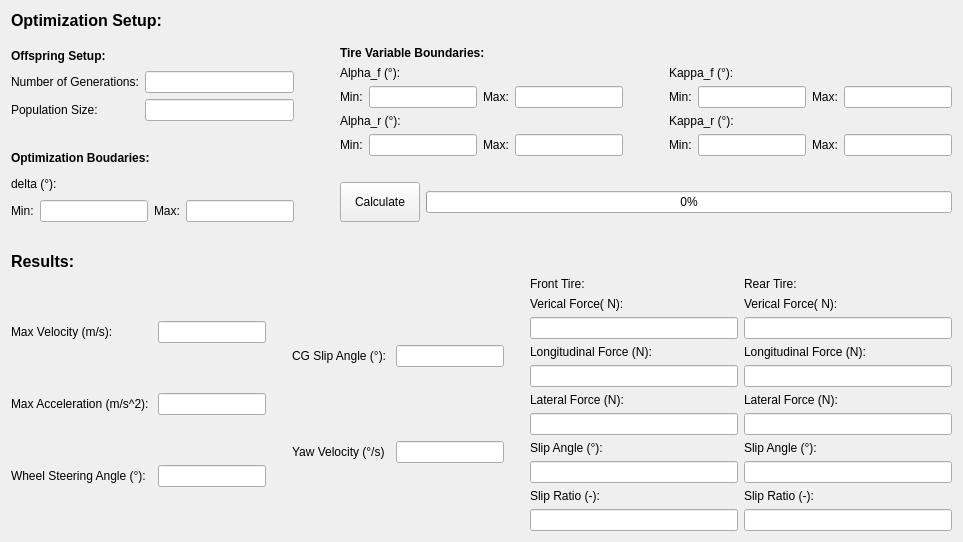
      <widget class="QWidget" name="tab_OptimizationSetup">
       <attribute name="title">
        <string>Optimization Setup</string>
       </attribute>
       <layout class="QVBoxLayout" name="verticalLayout_21">
        <item>
         <layout class="QVBoxLayout" name="verticalLayout_15">
          <item>
           <widget class="QLabel" name="label2_4">
            <property name="font">
             <font>
              <pointsize>12</pointsize>
              <bold>true</bold>
             </font>
            </property>
            <property name="text">
             <string>Optimization Setup: </string>
            </property>
           </widget>
          </item>
          <item>
           <spacer name="verticalSpacer_14">
            <property name="orientation">
             <enum>Qt::Orientation::Vertical</enum>
            </property>
            <property name="sizeType">
             <enum>QSizePolicy::Policy::Fixed</enum>
            </property>
            <property name="sizeHint" stdset="0">
             <size>
              <width>20</width>
              <height>10</height>
             </size>
            </property>
           </spacer>
          </item>
          <item>
           <layout class="QHBoxLayout" name="horizontalLayout_12">
            <item>
             <layout class="QVBoxLayout" name="verticalLayout_10">
              <item>
               <layout class="QVBoxLayout" name="verticalLayout_5">
                <item>
                 <widget class="QLabel" name="label_43">
                  <property name="font">
                   <font>
                    <pointsize>9</pointsize>
                    <bold>true</bold>
                   </font>
                  </property>
                  <property name="text">
                   <string>Offspring Setup:</string>
                  </property>
                 </widget>
                </item>
                <item>
                 <layout class="QFormLayout" name="formLayout_3">
                  <item row="0" column="0">
                   <widget class="QLabel" name="label_10">
                    <property name="text">
                     <string>Number of Generations:</string>
                    </property>
                   </widget>
                  </item>
                  <item row="0" column="1">
                   <widget class="QLineEdit" name="genNumInput"/>
                  </item>
                  <item row="1" column="0">
                   <widget class="QLabel" name="label_9">
                    <property name="text">
                     <string>Population Size:</string>
                    </property>
                   </widget>
                  </item>
                  <item row="1" column="1">
                   <widget class="QLineEdit" name="PopSizeInput"/>
                  </item>
                 </layout>
                </item>
               </layout>
              </item>
              <item>
               <spacer name="verticalSpacer_8">
                <property name="orientation">
                 <enum>Qt::Orientation::Vertical</enum>
                </property>
                <property name="sizeType">
                 <enum>QSizePolicy::Policy::Fixed</enum>
                </property>
                <property name="sizeHint" stdset="0">
                 <size>
                  <width>20</width>
                  <height>20</height>
                 </size>
                </property>
               </spacer>
              </item>
              <item>
               <layout class="QVBoxLayout" name="verticalLayout_2">
                <item>
                 <widget class="QLabel" name="label_22">
                  <property name="font">
                   <font>
                    <pointsize>9</pointsize>
                    <bold>true</bold>
                   </font>
                  </property>
                  <property name="text">
                   <string>Optimization Boudaries:</string>
                  </property>
                 </widget>
                </item>
                <item>
                 <widget class="QLabel" name="label_25">
                  <property name="text">
                   <string>delta (°):</string>
                  </property>
                 </widget>
                </item>
                <item>
                 <layout class="QHBoxLayout" name="horizontalLayout_5">
                  <item>
                   <widget class="QLabel" name="label_27">
                    <property name="text">
                     <string>Min:</string>
                    </property>
                   </widget>
                  </item>
                  <item>
                   <widget class="QLineEdit" name="minDeltaInput"/>
                  </item>
                  <item>
                   <widget class="QLabel" name="label_26">
                    <property name="text">
                     <string>Max:</string>
                    </property>
                   </widget>
                  </item>
                  <item>
                   <widget class="QLineEdit" name="maxDeltaInput"/>
                  </item>
                 </layout>
                </item>
               </layout>
              </item>
             </layout>
            </item>
            <item>
             <spacer name="horizontalSpacer_6">
              <property name="orientation">
               <enum>Qt::Orientation::Horizontal</enum>
              </property>
              <property name="sizeHint" stdset="0">
               <size>
                <width>40</width>
                <height>20</height>
               </size>
              </property>
             </spacer>
            </item>
            <item>
             <layout class="QVBoxLayout" name="verticalLayout_4">
              <item>
               <widget class="QLabel" name="label_11">
                <property name="font">
                 <font>
                  <pointsize>9</pointsize>
                  <bold>true</bold>
                 </font>
                </property>
                <property name="text">
                 <string>Tire Variable Boundaries:</string>
                </property>
               </widget>
              </item>
              <item>
               <layout class="QHBoxLayout" name="horizontalLayout_10">
                <item>
                 <layout class="QVBoxLayout" name="verticalLayout">
                  <item>
                   <widget class="QLabel" name="label_12">
                    <property name="text">
                     <string>Alpha_f (°):</string>
                    </property>
                   </widget>
                  </item>
                  <item>
                   <layout class="QHBoxLayout" name="horizontalLayout">
                    <item>
                     <widget class="QLabel" name="label_14">
                      <property name="text">
                       <string>Min:</string>
                      </property>
                     </widget>
                    </item>
                    <item>
                     <widget class="QLineEdit" name="minAlphafInput"/>
                    </item>
                    <item>
                     <widget class="QLabel" name="label_13">
                      <property name="text">
                       <string>Max:</string>
                      </property>
                     </widget>
                    </item>
                    <item>
                     <widget class="QLineEdit" name="maxAlphafInput"/>
                    </item>
                   </layout>
                  </item>
                  <item>
                   <widget class="QLabel" name="label_15">
                    <property name="text">
                     <string>Alpha_r (°):</string>
                    </property>
                   </widget>
                  </item>
                  <item>
                   <layout class="QHBoxLayout" name="horizontalLayout_2">
                    <item>
                     <widget class="QLabel" name="label_17">
                      <property name="text">
                       <string>Min:</string>
                      </property>
                     </widget>
                    </item>
                    <item>
                     <widget class="QLineEdit" name="minAlpharInput"/>
                    </item>
                    <item>
                     <widget class="QLabel" name="label_16">
                      <property name="text">
                       <string>Max:</string>
                      </property>
                     </widget>
                    </item>
                    <item>
                     <widget class="QLineEdit" name="maxAlpharInput"/>
                    </item>
                   </layout>
                  </item>
                 </layout>
                </item>
                <item>
                 <spacer name="horizontalSpacer_5">
                  <property name="orientation">
                   <enum>Qt::Orientation::Horizontal</enum>
                  </property>
                  <property name="sizeHint" stdset="0">
                   <size>
                    <width>40</width>
                    <height>20</height>
                   </size>
                  </property>
                 </spacer>
                </item>
                <item>
                 <layout class="QVBoxLayout" name="verticalLayout_3">
                  <item>
                   <widget class="QLabel" name="label_18">
                    <property name="text">
                     <string>Kappa_f (°):</string>
                    </property>
                   </widget>
                  </item>
                  <item>
                   <layout class="QHBoxLayout" name="horizontalLayout_3">
                    <item>
                     <widget class="QLabel" name="label_21">
                      <property name="text">
                       <string>Min:</string>
                      </property>
                     </widget>
                    </item>
                    <item>
                     <widget class="QLineEdit" name="minKappafInput"/>
                    </item>
                    <item>
                     <widget class="QLabel" name="label_20">
                      <property name="text">
                       <string>Max:</string>
                      </property>
                     </widget>
                    </item>
                    <item>
                     <widget class="QLineEdit" name="maxKappafInput"/>
                    </item>
                   </layout>
                  </item>
                  <item>
                   <widget class="QLabel" name="label_19">
                    <property name="text">
                     <string>Kappa_r (°):</string>
                    </property>
                   </widget>
                  </item>
                  <item>
                   <layout class="QHBoxLayout" name="horizontalLayout_4">
                    <item>
                     <widget class="QLabel" name="label_24">
                      <property name="text">
                       <string>Min:</string>
                      </property>
                     </widget>
                    </item>
                    <item>
                     <widget class="QLineEdit" name="minKapparInput"/>
                    </item>
                    <item>
                     <widget class="QLabel" name="label_23">
                      <property name="text">
                       <string>Max:</string>
                      </property>
                     </widget>
                    </item>
                    <item>
                     <widget class="QLineEdit" name="maxKapparInput"/>
                    </item>
                   </layout>
                  </item>
                 </layout>
                </item>
               </layout>
              </item>
              <item>
               <spacer name="verticalSpacer_7">
                <property name="orientation">
                 <enum>Qt::Orientation::Vertical</enum>
                </property>
                <property name="sizeType">
                 <enum>QSizePolicy::Policy::Fixed</enum>
                </property>
                <property name="sizeHint" stdset="0">
                 <size>
                  <width>20</width>
                  <height>20</height>
                 </size>
                </property>
               </spacer>
              </item>
              <item>
               <layout class="QHBoxLayout" name="horizontalLayout_11">
                <item>
                 <widget class="QPushButton" name="calculateButton">
                  <property name="minimumSize">
                   <size>
                    <width>80</width>
                    <height>40</height>
                   </size>
                  </property>
                  <property name="text">
                   <string>Calculate</string>
                  </property>
                  <property name="iconSize">
                   <size>
                    <width>40</width>
                    <height>40</height>
                   </size>
                  </property>
                 </widget>
                </item>
                <item>
                 <layout class="QVBoxLayout" name="verticalLayout_11">
                  <item>
                   <layout class="QHBoxLayout" name="horizontalLayout_13">
                    <item>
                     <widget class="QProgressBar" name="resultsProgressBar">
                      <property name="value">
                       <number>0</number>
                      </property>
                      <property name="alignment">
                       <set>Qt::AlignmentFlag::AlignCenter</set>
                      </property>
                      <property name="textVisible">
                       <bool>true</bool>
                      </property>
                     </widget>
                    </item>
                   </layout>
                  </item>
                 </layout>
                </item>
               </layout>
              </item>
             </layout>
            </item>
           </layout>
          </item>
         </layout>
        </item>
        <item>
         <widget class="QLabel" name="resultsStatusLabel">
          <property name="sizePolicy">
           <sizepolicy hsizetype="Preferred" vsizetype="Maximum">
            <horstretch>0</horstretch>
            <verstretch>40</verstretch>
           </sizepolicy>
          </property>
          <property name="maximumSize">
           <size>
            <width>16777215</width>
            <height>40</height>
           </size>
          </property>
          <property name="font">
           <font>
            <pointsize>12</pointsize>
           </font>
          </property>
          <property name="text">
           <string/>
          </property>
          <property name="alignment">
           <set>Qt::AlignmentFlag::AlignCenter</set>
          </property>
         </widget>
        </item>
        <item>
         <layout class="QVBoxLayout" name="verticalLayout_14">
          <item>
           <widget class="QLabel" name="label2">
            <property name="font">
             <font>
              <pointsize>12</pointsize>
              <bold>true</bold>
             </font>
            </property>
            <property name="text">
             <string>Results: </string>
            </property>
           </widget>
          </item>
          <item>
           <layout class="QHBoxLayout" name="horizontalLayout_14">
            <item>
             <layout class="QGridLayout" name="gridLayout_2">
              <item row="1" column="1">
               <widget class="QLineEdit" name="velocityLabel">
                <property name="readOnly">
                 <bool>true</bool>
                </property>
               </widget>
              </item>
              <item row="3" column="0">
               <widget class="QLabel" name="label_41">
                <property name="text">
                 <string>Wheel Steering Angle (°): </string>
                </property>
               </widget>
              </item>
              <item row="3" column="1">
               <widget class="QLineEdit" name="steerLabel">
                <property name="readOnly">
                 <bool>true</bool>
                </property>
               </widget>
              </item>
              <item row="2" column="0">
               <widget class="QLabel" name="label_40">
                <property name="text">
                 <string>Max Acceleration (m/s^2): </string>
                </property>
               </widget>
              </item>
              <item row="1" column="0">
               <widget class="QLabel" name="label_42">
                <property name="text">
                 <string>Max Velocity (m/s): </string>
                </property>
               </widget>
              </item>
              <item row="2" column="1">
               <widget class="QLineEdit" name="accelerationLabel">
                <property name="readOnly">
                 <bool>true</bool>
                </property>
               </widget>
              </item>
             </layout>
            </item>
            <item>
             <spacer name="horizontalSpacer_7">
              <property name="orientation">
               <enum>Qt::Orientation::Horizontal</enum>
              </property>
              <property name="sizeType">
               <enum>QSizePolicy::Policy::Fixed</enum>
              </property>
              <property name="sizeHint" stdset="0">
               <size>
                <width>20</width>
                <height>20</height>
               </size>
              </property>
             </spacer>
            </item>
            <item>
             <layout class="QGridLayout" name="gridLayout_3">
              <item row="0" column="0">
               <widget class="QLabel" name="label_33">
                <property name="text">
                 <string>CG Slip Angle (°): </string>
                </property>
               </widget>
              </item>
              <item row="0" column="1">
               <widget class="QLineEdit" name="CGSlipAngleLabel">
                <property name="readOnly">
                 <bool>true</bool>
                </property>
               </widget>
              </item>
              <item row="1" column="0">
               <widget class="QLabel" name="label_34">
                <property name="text">
                 <string>Yaw Velocity (°/s)</string>
                </property>
               </widget>
              </item>
              <item row="1" column="1">
               <widget class="QLineEdit" name="yawVelocityLabel">
                <property name="readOnly">
                 <bool>true</bool>
                </property>
               </widget>
              </item>
             </layout>
            </item>
            <item>
             <spacer name="horizontalSpacer_8">
              <property name="orientation">
               <enum>Qt::Orientation::Horizontal</enum>
              </property>
              <property name="sizeType">
               <enum>QSizePolicy::Policy::Fixed</enum>
              </property>
              <property name="sizeHint" stdset="0">
               <size>
                <width>20</width>
                <height>20</height>
               </size>
              </property>
             </spacer>
            </item>
            <item>
             <layout class="QVBoxLayout" name="verticalLayout_12">
              <item>
               <widget class="QLabel" name="label2_6">
                <property name="text">
                 <string>Front Tire: </string>
                </property>
               </widget>
              </item>
              <item>
               <widget class="QLabel" name="label_28">
                <property name="text">
                 <string>Verical Force( N): </string>
                </property>
               </widget>
              </item>
              <item>
               <widget class="QLineEdit" name="Fz_FLabel">
                <property name="readOnly">
                 <bool>true</bool>
                </property>
               </widget>
              </item>
              <item>
               <widget class="QLabel" name="label_29">
                <property name="text">
                 <string>Longitudinal Force (N): </string>
                </property>
               </widget>
              </item>
              <item>
               <widget class="QLineEdit" name="MF_Fx_FLabel">
                <property name="readOnly">
                 <bool>true</bool>
                </property>
               </widget>
              </item>
              <item>
               <widget class="QLabel" name="label_30">
                <property name="text">
                 <string>Lateral Force (N): </string>
                </property>
               </widget>
              </item>
              <item>
               <widget class="QLineEdit" name="MF_Fy_FLabel">
                <property name="readOnly">
                 <bool>true</bool>
                </property>
               </widget>
              </item>
              <item>
               <widget class="QLabel" name="label_31">
                <property name="text">
                 <string>Slip Angle (°): </string>
                </property>
               </widget>
              </item>
              <item>
               <widget class="QLineEdit" name="alpha_FLabel">
                <property name="readOnly">
                 <bool>true</bool>
                </property>
               </widget>
              </item>
              <item>
               <widget class="QLabel" name="label_32">
                <property name="text">
                 <string>Slip Ratio (-):</string>
                </property>
               </widget>
              </item>
              <item>
               <widget class="QLineEdit" name="kappa_FLabel">
                <property name="readOnly">
                 <bool>true</bool>
                </property>
               </widget>
              </item>
             </layout>
            </item>
            <item>
             <layout class="QVBoxLayout" name="verticalLayout_13">
              <item>
               <widget class="QLabel" name="label2_5">
                <property name="text">
                 <string>Rear Tire: </string>
                </property>
               </widget>
              </item>
              <item>
               <widget class="QLabel" name="label_35">
                <property name="text">
                 <string>Verical Force( N): </string>
                </property>
               </widget>
              </item>
              <item>
               <widget class="QLineEdit" name="Fz_RLabel">
                <property name="readOnly">
                 <bool>true</bool>
                </property>
               </widget>
              </item>
              <item>
               <widget class="QLabel" name="label_36">
                <property name="text">
                 <string>Longitudinal Force (N): </string>
                </property>
               </widget>
              </item>
              <item>
               <widget class="QLineEdit" name="MF_Fx_RLabel">
                <property name="readOnly">
                 <bool>true</bool>
                </property>
               </widget>
              </item>
              <item>
               <widget class="QLabel" name="label_37">
                <property name="text">
                 <string>Lateral Force (N): </string>
                </property>
               </widget>
              </item>
              <item>
               <widget class="QLineEdit" name="MF_Fy_RLabel">
                <property name="readOnly">
                 <bool>true</bool>
                </property>
               </widget>
              </item>
              <item>
               <widget class="QLabel" name="label_38">
                <property name="text">
                 <string>Slip Angle (°): </string>
                </property>
               </widget>
              </item>
              <item>
               <widget class="QLineEdit" name="alpha_RLabel">
                <property name="readOnly">
                 <bool>true</bool>
                </property>
               </widget>
              </item>
              <item>
               <widget class="QLabel" name="label_39">
                <property name="text">
                 <string>Slip Ratio (-):</string>
                </property>
               </widget>
              </item>
              <item>
               <widget class="QLineEdit" name="kappa_RLabel">
                <property name="readOnly">
                 <bool>true</bool>
                </property>
               </widget>
              </item>
             </layout>
            </item>
           </layout>
          </item>
         </layout>
        </item>
       </layout>
      </widget>
